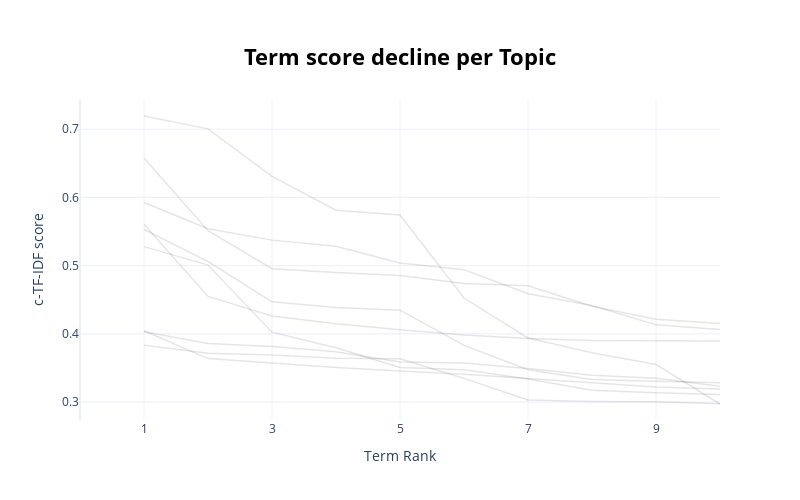

The code cell stored with this chart in its notebook:
### Code cell
topic_model.visualize_term_rank()

### Figure 1 — Plotly figure (JSON) as saved in the notebook; plotly's stock layout.template omitted (floating-point values rounded to 4 significant figures)
{"data": [{"hovertext": "<b>Topic -1</b>:happy_hey_morning_bye_glad_hope_fr", "line": {"color": "black", "width": 1.5}, "mode": "lines+lines", "name": "", "opacity": 0.1, "type": "scatter", "x": [1, 2, 3, 4, 5, 6, 7, 8, 9, 10], "y": [0.4046, 0.3637, 0.3573, 0.3505, 0.3455, 0.3409, 0.3346, 0.3278, 0.322, 0.3192]}, {"hovertext": "<b>Topic 0</b>:morning_goodnight_bed_night_awake_s", "line": {"color": "black", "width": 1.5}, "mode": "lines+lines", "name": "", "opacity": 0.1, "type": "scatter", "x": [1, 2, 3, 4, 5, 6, 7, 8, 9, 10], "y": [0.6576, 0.5511, 0.4956, 0.49, 0.4857, 0.4737, 0.4705, 0.4404, 0.4215, 0.4151]}, {"hovertext": "<b>Topic 1</b>:twitter_tweet_tweets_twitterland_tw", "line": {"color": "black", "width": 1.5}, "mode": "lines+lines", "name": "", "opacity": 0.1, "type": "scatter", "x": [1, 2, 3, 4, 5, 6, 7, 8, 9, 10], "y": [0.7193, 0.7004, 0.6308, 0.5811, 0.5743, 0.4525, 0.394, 0.3724, 0.3551, 0.2972]}, {"hovertext": "<b>Topic 2</b>:watched_concert_bgt_watch_movie_son", "line": {"color": "black", "width": 1.5}, "mode": "lines+lines", "name": "", "opacity": 0.1, "type": "scatter", "x": [1, 2, 3, 4, 5, 6, 7, 8, 9, 10], "y": [0.3833, 0.3716, 0.3689, 0.3643, 0.3636, 0.3347, 0.3032, 0.3008, 0.3004, 0.2977]}, {"hovertext": "<b>Topic 3</b>:sick_nauseous_craving_hungry_flu_fe", "line": {"color": "black", "width": 1.5}, "mode": "lines+lines", "name": "", "opacity": 0.1, "type": "scatter", "x": [1, 2, 3, 4, 5, 6, 7, 8, 9, 10], "y": [0.5606, 0.4548, 0.4262, 0.4147, 0.4062, 0.3984, 0.3934, 0.3904, 0.3899, 0.3897]}, {"hovertext": "<b>Topic 4</b>:life_depressed_happy_feel_miserable", "line": {"color": "black", "width": 1.5}, "mode": "lines+lines", "name": "", "opacity": 0.1, "type": "scatter", "x": [1, 2, 3, 4, 5, 6, 7, 8, 9, 10], "y": [0.5529, 0.5061, 0.447, 0.4387, 0.4347, 0.3831, 0.3473, 0.3333, 0.3304, 0.3284]}, {"hovertext": "<b>Topic 5</b>:zoo_outfit_tyrannosaurus_photo_shir", "line": {"color": "black", "width": 1.5}, "mode": "lines+lines", "name": "", "opacity": 0.1, "type": "scatter", "x": [1, 2, 3, 4, 5, 6, 7, 8, 9, 10], "y": [0.403, 0.3859, 0.3814, 0.3739, 0.3588, 0.3575, 0.3492, 0.3395, 0.3349, 0.3232]}, {"hovertext": "<b>Topic 6</b>:mothers_mother_mama_mom_mum_mommy_m", "line": {"color": "black", "width": 1.5}, "mode": "lines+lines", "name": "", "opacity": 0.1, "type": "scatter", "x": [1, 2, 3, 4, 5, 6, 7, 8, 9, 10], "y": [0.5925, 0.5541, 0.5374, 0.5285, 0.5039, 0.4941, 0.4588, 0.4415, 0.4132, 0.4063]}, {"hovertext": "<b>Topic 7</b>:welcome_thanks_following_chtx7e_coo", "line": {"color": "black", "width": 1.5}, "mode": "lines+lines", "name": "", "opacity": 0.1, "type": "scatter", "x": [1, 2, 3, 4, 5, 6, 7, 8, 9, 10], "y": [0.5279, 0.5008, 0.4024, 0.3798, 0.3506, 0.3475, 0.3339, 0.3173, 0.3136, 0.3113]}], "layout": {"height": 500, "hoverlabel": {"bgcolor": "white", "font": {"family": "Rockwell", "size": 16}}, "showlegend": false, "title": {"font": {"color": "Black", "size": 22}, "text": "<b>Term score decline per Topic</b>", "x": 0.5, "xanchor": "center", "y": 0.9, "yanchor": "top"}, "width": 800, "xaxis": {"dtick": 2, "range": [0, 10], "tick0": 1, "title": {"text": "Term Rank"}}, "yaxis": {"title": {"text": "c-TF-IDF score"}}}}
